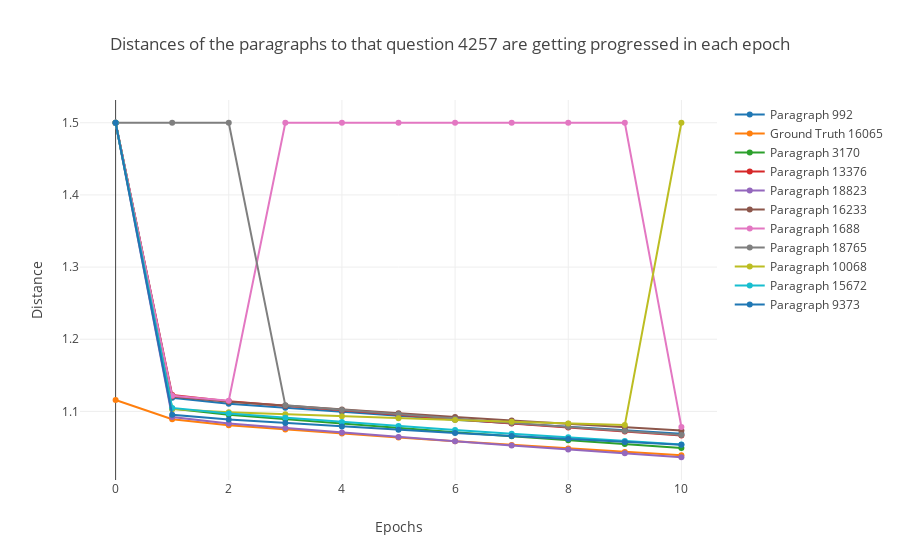

Notebook source saved alongside this figure:
### Code cell
print('Question {} is plotted'.format(question_id_to_examine))
paragraphs_to_plot = set(question_to_display_progress['paragraph_id'])
data = []
for p in paragraphs_to_plot:
    df = question_to_display_progress[question_to_display_progress['paragraph_id'] == p].sort_values(by=['epoch', 'k'], ascending=[True, True])
    if df.shape[0] > num_of_epochs:
        name = 'Ground Truth {}'.format(p)
    else:
        name = 'Paragraph {}'.format(p)
    df = df.drop_duplicates(subset=['question_id', 'epoch'])
    plot_data = []
    for _epoch in range(num_of_epochs + 1):
        try:
            distance = df[df['epoch'] == _epoch]['distance_to_paragraph'].values[0]
        except:
            distance = 1.5
        plot_data.append((_epoch, distance))
    plot_df = pd.DataFrame(plot_data, columns=['epoch', 'distance'])  
    trace = go.Scatter(
    x = plot_df.index,
    y = plot_df['distance'],
    mode = 'lines+markers',
    name = name)
    data.append(trace)

layout = go.Layout(
    title='Distances of the paragraphs to that question {} are getting progressed in each epoch'.format(question_id_to_examine),
    xaxis=dict(
        title='Epochs'
    ),
    yaxis=dict(
        title='Distance'
    )
)
fig =  go.Figure(data=data, layout=layout)
py.offline.iplot(fig)

### Figure 1 — Plotly figure (JSON) as saved in the notebook; plotly's stock layout.template omitted (floating-point values rounded to 4 significant figures)
{"data": [{"mode": "lines+markers", "name": "Paragraph 992", "type": "scatter", "x": [0, 1, 2, 3, 4, 5, 6, 7, 8, 9, 10], "y": [1.5, 1.119, 1.111, 1.105, 1.099, 1.094, 1.089, 1.083, 1.079, 1.074, 1.069]}, {"mode": "lines+markers", "name": "Ground Truth 16065", "type": "scatter", "x": [0, 1, 2, 3, 4, 5, 6, 7, 8, 9, 10], "y": [1.116, 1.089, 1.081, 1.075, 1.069, 1.064, 1.059, 1.053, 1.049, 1.044, 1.039]}, {"mode": "lines+markers", "name": "Paragraph 3170", "type": "scatter", "x": [0, 1, 2, 3, 4, 5, 6, 7, 8, 9, 10], "y": [1.5, 1.104, 1.095, 1.089, 1.083, 1.077, 1.071, 1.065, 1.06, 1.055, 1.049]}, {"mode": "lines+markers", "name": "Paragraph 13376", "type": "scatter", "x": [0, 1, 2, 3, 4, 5, 6, 7, 8, 9, 10], "y": [1.5, 1.123, 1.114, 1.108, 1.101, 1.095, 1.089, 1.083, 1.078, 1.072, 1.067]}, {"mode": "lines+markers", "name": "Paragraph 18823", "type": "scatter", "x": [0, 1, 2, 3, 4, 5, 6, 7, 8, 9, 10], "y": [1.5, 1.092, 1.083, 1.077, 1.071, 1.064, 1.058, 1.053, 1.047, 1.042, 1.036]}, {"mode": "lines+markers", "name": "Paragraph 16233", "type": "scatter", "x": [0, 1, 2, 3, 4, 5, 6, 7, 8, 9, 10], "y": [1.5, 1.12, 1.113, 1.108, 1.103, 1.097, 1.092, 1.087, 1.083, 1.078, 1.074]}, {"mode": "lines+markers", "name": "Paragraph 1688", "type": "scatter", "x": [0, 1, 2, 3, 4, 5, 6, 7, 8, 9, 10], "y": [1.5, 1.122, 1.115, 1.5, 1.5, 1.5, 1.5, 1.5, 1.5, 1.5, 1.078]}, {"mode": "lines+markers", "name": "Paragraph 18765", "type": "scatter", "x": [0, 1, 2, 3, 4, 5, 6, 7, 8, 9, 10], "y": [1.5, 1.5, 1.5, 1.108, 1.102, 1.096, 1.09, 1.084, 1.078, 1.073, 1.067]}, {"mode": "lines+markers", "name": "Paragraph 10068", "type": "scatter", "x": [0, 1, 2, 3, 4, 5, 6, 7, 8, 9, 10], "y": [1.5, 1.103, 1.099, 1.096, 1.093, 1.091, 1.088, 1.086, 1.083, 1.081, 1.5]}, {"mode": "lines+markers", "name": "Paragraph 15672", "type": "scatter", "x": [0, 1, 2, 3, 4, 5, 6, 7, 8, 9, 10], "y": [1.5, 1.105, 1.097, 1.091, 1.085, 1.08, 1.074, 1.069, 1.064, 1.059, 1.054]}, {"mode": "lines+markers", "name": "Paragraph 9373", "type": "scatter", "x": [0, 1, 2, 3, 4, 5, 6, 7, 8, 9, 10], "y": [1.5, 1.095, 1.089, 1.084, 1.079, 1.075, 1.07, 1.066, 1.062, 1.058, 1.054]}], "layout": {"title": "Distances of the paragraphs to that question 4257 are getting progressed in each epoch", "xaxis": {"title": "Epochs"}, "yaxis": {"title": "Distance"}}}
